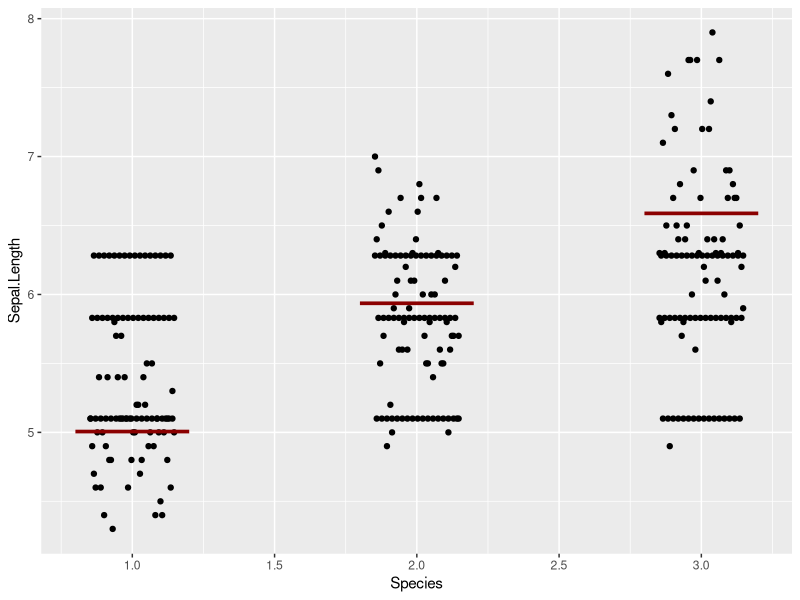

Reproduce this figure in R. (Note: this script raises an error after producing the figure.)
## ---- chunk 1
library(ggplot2)
grand_mean <- data.frame(y = mean(iris$Sepal.Length))

group_means <- sapply(unique(iris$Species), function(x) {
  temp <- iris[iris$Species == x, 1]
  mean(temp)
})
length_group_means <- sapply(unique(iris$Species), function(x) {
  temp <- iris[iris$Species == x, 1]
  length(temp) |> as.numeric()
})

ssw <- sapply(unique(iris$Species), function(x) {
  temp <- iris[iris$Species == x, 1]
  temp <- (temp - mean(temp))^2
})
ssw <- sum(ssw)

ssb <- Map(function(x, y) {
  (grand_mean$y - x)^2*y
}, group_means , length_group_means)
ssb <- sum(ssb |>  unlist())

sst <- sum( (iris$Sepal.Length - grand_mean$y)^2)

p1 <- ggplot() +
  geom_point(data = iris, aes(x = Species, y = Sepal.Length)) +
  geom_hline(data = grand_mean, aes(yintercept = y)) +
  geom_text(data = grand_mean, aes(0.65, y + .1, label = "grand mean") ) +
  stat_summary(fun = "mean", colour = "darkred", 
              data = iris, aes(x = Species, group = Species, y = Sepal.Length)) +
  geom_text(data = data.frame(y = group_means + 0.5, x = 1:3),
            aes(x = x, y = group_means, label = "group means"),
            colour = "darkred")
df <- iris
df$Species <- as.integer(df$Species) |>  as.numeric()

ssw_raw <- sapply(unique(iris$Species), function(x) {
  temp <- iris[iris$Species == x, 1]
  temp <- (temp - mean(temp))
  print(temp)
  return(temp)
})
ssw_raw <- data.frame(y = c(ssw_raw[1] + group_means[1],
                             ssw_raw[2] + group_means[2],
                             ssw_raw[3] + group_means[3]),
                      x = df$Species)

p2 <- ggplot() +
  geom_point(data = df, aes(x = Species, y = Sepal.Length),
             position = position_dodge2(width = 0.3)) +
  stat_summary(fun = "mean", colour = "darkred", width = .4, geom = "crossbar",
              data = df, aes(x = Species, group = Species, y = Sepal.Length)) +
  geom_line(data = ssw_raw, aes(group = x2, y = y2, x = x1))

p3 <- ggplot() +
  geom_point(data = df, aes(x = Species, y = Sepal.Length),
             position = position_dodge2(width = 0.3)) +
  geom_point(data = ssw_raw, aes(x, y), 
             position = position_dodge2(width = 0.3)) +
  stat_summary(fun = "mean", colour = "darkred", width = .4, geom = "crossbar",
              data = df, aes(x = Species, group = Species, y = Sepal.Length)) 
  
p3
## ---- chunk 2
#| echo: true
#| code-block-background: true
#| code-block-bg: true
#| code-block-border-left: "#31BAE9"
data <-iris[, 1]
group <- iris[, 5]
F_DFssb_DFssw <- own_anova(data, group)
F_DFssb_DFssw
pf(F_DFssb_DFssw[1], F_DFssb_DFssw[2], F_DFssb_DFssw[3], lower.tail = FALSE)
broom::tidy(aov(iris$Sepal.Length ~ iris$Species))
